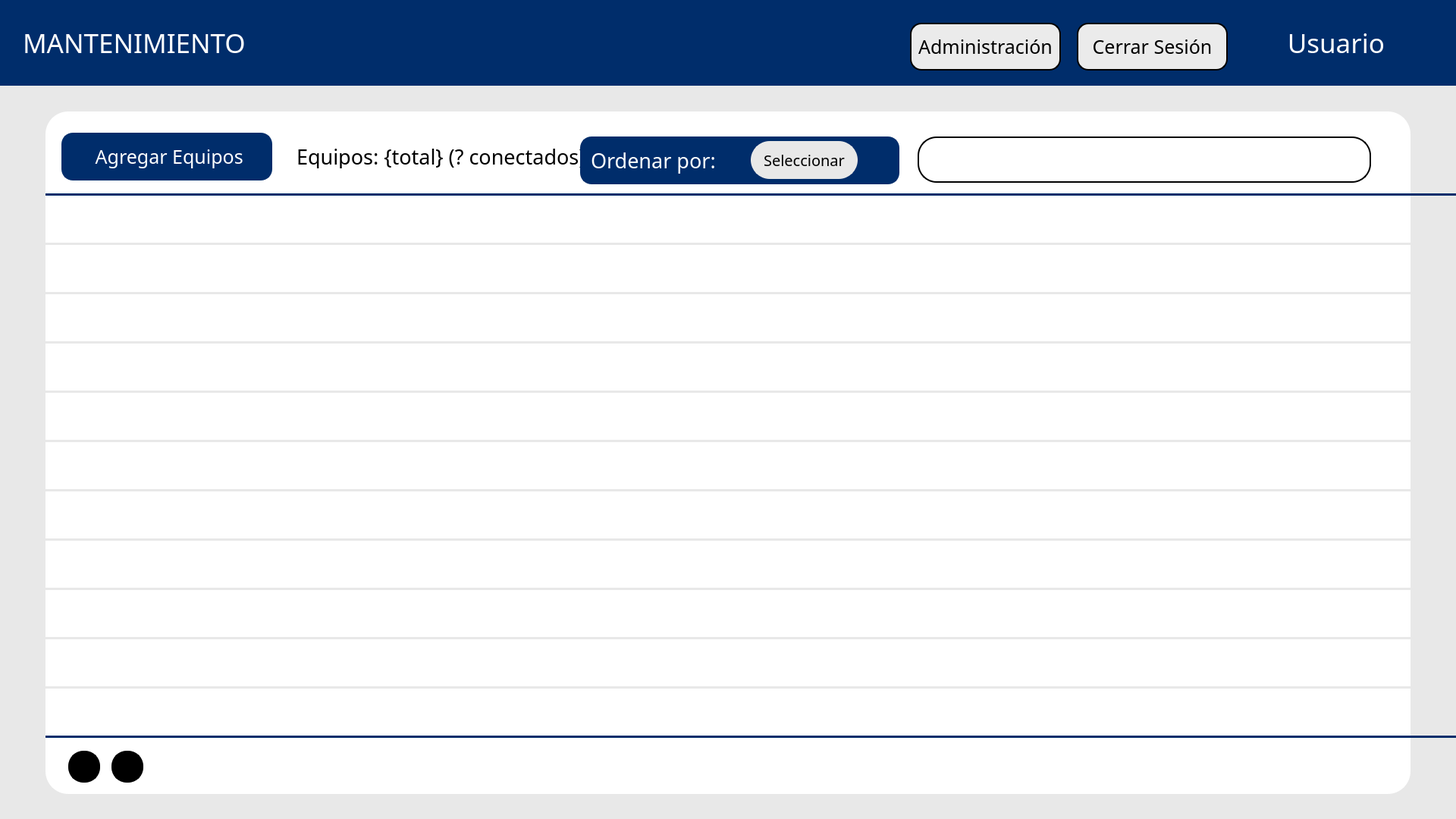
<?xml version="1.0" encoding="UTF-8"?>
<ui version="4.0">
 <class>Widget</class>
 <widget class="QWidget" name="Widget">
  <property name="geometry">
   <rect>
    <x>0</x>
    <y>0</y>
    <width>1920</width>
    <height>1080</height>
   </rect>
  </property>
  <property name="windowTitle">
   <string>Widget</string>
  </property>
  <widget class="QLabel" name="label_3">
   <property name="geometry">
    <rect>
     <x>0</x>
     <y>0</y>
     <width>1920</width>
     <height>113</height>
    </rect>
   </property>
   <property name="styleSheet">
    <string notr="true">background-color: rgb(0, 45, 107);</string>
   </property>
   <property name="text">
    <string/>
   </property>
   <property name="scaledContents">
    <bool>false</bool>
   </property>
  </widget>
  <widget class="QLabel" name="label_4">
   <property name="geometry">
    <rect>
     <x>0</x>
     <y>113</y>
     <width>1920</width>
     <height>967</height>
    </rect>
   </property>
   <property name="styleSheet">
    <string notr="true">background-color: #e8e8e8; </string>
   </property>
   <property name="text">
    <string/>
   </property>
   <property name="scaledContents">
    <bool>false</bool>
   </property>
  </widget>
  <widget class="QLabel" name="label_5">
   <property name="geometry">
    <rect>
     <x>918</x>
     <y>14</y>
     <width>85</width>
     <height>85</height>
    </rect>
   </property>
   <property name="styleSheet">
    <string notr="true"/>
   </property>
   <property name="text">
    <string/>
   </property>
   <property name="pixmap">
    <pixmap>logo.png</pixmap>
   </property>
   <property name="scaledContents">
    <bool>true</bool>
   </property>
  </widget>
  <widget class="QPushButton" name="botonAgregar">
   <property name="geometry">
    <rect>
     <x>81</x>
     <y>175</y>
     <width>278</width>
     <height>63</height>
    </rect>
   </property>
   <property name="font">
    <font>
     <family>icon-ui</family>
     <pointsize>19</pointsize>
    </font>
   </property>
   <property name="styleSheet">
    <string notr="true">background-color: rgb(0, 45, 107);
color: white;

border: 2px solid #002d6b;
border-radius: 15px; /* Bordes redondeados */
padding: 5px;



</string>
   </property>
   <property name="text">
    <string> Agregar Equipos</string>
   </property>
   <property name="icon">
    <iconset>
     <normaloff>c.png</normaloff>c.png</iconset>
   </property>
  </widget>
  <widget class="QLabel" name="label_12">
   <property name="geometry">
    <rect>
     <x>30</x>
     <y>36</y>
     <width>361</width>
     <height>41</height>
    </rect>
   </property>
   <property name="font">
    <font>
     <family>icon-ui</family>
     <pointsize>26</pointsize>
    </font>
   </property>
   <property name="styleSheet">
    <string notr="true">color: white;</string>
   </property>
   <property name="text">
    <string>MANTENIMIENTO</string>
   </property>
   <property name="alignment">
    <set>Qt::AlignmentFlag::AlignLeading|Qt::AlignmentFlag::AlignLeft|Qt::AlignmentFlag::AlignVCenter</set>
   </property>
  </widget>
  <widget class="QLabel" name="label_13">
   <property name="geometry">
    <rect>
     <x>1700</x>
     <y>36</y>
     <width>126</width>
     <height>41</height>
    </rect>
   </property>
   <property name="font">
    <font>
     <family>icon-ui</family>
     <pointsize>26</pointsize>
    </font>
   </property>
   <property name="styleSheet">
    <string notr="true">color: white;</string>
   </property>
   <property name="text">
    <string>Usuario</string>
   </property>
   <property name="alignment">
    <set>Qt::AlignmentFlag::AlignRight|Qt::AlignmentFlag::AlignTrailing|Qt::AlignmentFlag::AlignVCenter</set>
   </property>
  </widget>
  <widget class="QLabel" name="label_7">
   <property name="geometry">
    <rect>
     <x>1836</x>
     <y>29</y>
     <width>56</width>
     <height>56</height>
    </rect>
   </property>
   <property name="styleSheet">
    <string notr="true"/>
   </property>
   <property name="text">
    <string/>
   </property>
   <property name="pixmap">
    <pixmap>perfil-de-usuario.png</pixmap>
   </property>
   <property name="scaledContents">
    <bool>true</bool>
   </property>
  </widget>
  <widget class="QLabel" name="label_14">
   <property name="geometry">
    <rect>
     <x>391</x>
     <y>190</y>
     <width>381</width>
     <height>32</height>
    </rect>
   </property>
   <property name="font">
    <font>
     <family>icon-ui</family>
     <pointsize>20</pointsize>
    </font>
   </property>
   <property name="styleSheet">
    <string notr="true">color: black;</string>
   </property>
   <property name="text">
    <string>Equipos: {total} (? conectados)</string>
   </property>
   <property name="alignment">
    <set>Qt::AlignmentFlag::AlignLeading|Qt::AlignmentFlag::AlignLeft|Qt::AlignmentFlag::AlignVCenter</set>
   </property>
  </widget>
  <widget class="QLabel" name="label">
   <property name="geometry">
    <rect>
     <x>60</x>
     <y>255</y>
     <width>1920</width>
     <height>3</height>
    </rect>
   </property>
   <property name="styleSheet">
    <string notr="true">background-color: rgb(0, 45, 107);</string>
   </property>
   <property name="text">
    <string/>
   </property>
  </widget>
  <widget class="QLabel" name="label_2">
   <property name="geometry">
    <rect>
     <x>60</x>
     <y>320</y>
     <width>1920</width>
     <height>3</height>
    </rect>
   </property>
   <property name="styleSheet">
    <string notr="true">background-color: rgb(232, 232, 232);</string>
   </property>
   <property name="text">
    <string/>
   </property>
  </widget>
  <widget class="QLabel" name="label_10">
   <property name="geometry">
    <rect>
     <x>60</x>
     <y>385</y>
     <width>1920</width>
     <height>3</height>
    </rect>
   </property>
   <property name="styleSheet">
    <string notr="true">background-color: rgb(232, 232, 232);</string>
   </property>
   <property name="text">
    <string/>
   </property>
  </widget>
  <widget class="QLabel" name="label_11">
   <property name="geometry">
    <rect>
     <x>60</x>
     <y>515</y>
     <width>1920</width>
     <height>3</height>
    </rect>
   </property>
   <property name="styleSheet">
    <string notr="true">background-color: rgb(232, 232, 232);</string>
   </property>
   <property name="text">
    <string/>
   </property>
  </widget>
  <widget class="QLabel" name="label_9">
   <property name="geometry">
    <rect>
     <x>60</x>
     <y>450</y>
     <width>1920</width>
     <height>3</height>
    </rect>
   </property>
   <property name="styleSheet">
    <string notr="true">background-color: rgb(232, 232, 232);</string>
   </property>
   <property name="text">
    <string/>
   </property>
  </widget>
  <widget class="QLabel" name="label_15">
   <property name="geometry">
    <rect>
     <x>60</x>
     <y>645</y>
     <width>1920</width>
     <height>3</height>
    </rect>
   </property>
   <property name="styleSheet">
    <string notr="true">background-color: rgb(232, 232, 232);</string>
   </property>
   <property name="text">
    <string/>
   </property>
  </widget>
  <widget class="QLabel" name="label_16">
   <property name="geometry">
    <rect>
     <x>60</x>
     <y>580</y>
     <width>1920</width>
     <height>3</height>
    </rect>
   </property>
   <property name="styleSheet">
    <string notr="true">background-color: rgb(232, 232, 232);</string>
   </property>
   <property name="text">
    <string/>
   </property>
  </widget>
  <widget class="QLabel" name="label_17">
   <property name="geometry">
    <rect>
     <x>60</x>
     <y>710</y>
     <width>1920</width>
     <height>3</height>
    </rect>
   </property>
   <property name="styleSheet">
    <string notr="true">background-color: rgb(232, 232, 232);</string>
   </property>
   <property name="text">
    <string/>
   </property>
  </widget>
  <widget class="QLabel" name="label_18">
   <property name="geometry">
    <rect>
     <x>60</x>
     <y>775</y>
     <width>1920</width>
     <height>3</height>
    </rect>
   </property>
   <property name="styleSheet">
    <string notr="true">background-color: rgb(232, 232, 232);</string>
   </property>
   <property name="text">
    <string/>
   </property>
  </widget>
  <widget class="QLabel" name="label_19">
   <property name="geometry">
    <rect>
     <x>60</x>
     <y>840</y>
     <width>1920</width>
     <height>3</height>
    </rect>
   </property>
   <property name="styleSheet">
    <string notr="true">background-color: rgb(232, 232, 232);</string>
   </property>
   <property name="text">
    <string/>
   </property>
  </widget>
  <widget class="QLabel" name="label_20">
   <property name="geometry">
    <rect>
     <x>60</x>
     <y>970</y>
     <width>1920</width>
     <height>3</height>
    </rect>
   </property>
   <property name="styleSheet">
    <string notr="true">background-color: rgb(0, 45, 107);</string>
   </property>
   <property name="text">
    <string/>
   </property>
  </widget>
  <widget class="QLabel" name="label_21">
   <property name="geometry">
    <rect>
     <x>60</x>
     <y>905</y>
     <width>1920</width>
     <height>3</height>
    </rect>
   </property>
   <property name="styleSheet">
    <string notr="true">background-color: rgb(232, 232, 232);</string>
   </property>
   <property name="text">
    <string/>
   </property>
  </widget>
  <widget class="QPushButton" name="botonEditar1">
   <property name="geometry">
    <rect>
     <x>90</x>
     <y>990</y>
     <width>42</width>
     <height>42</height>
    </rect>
   </property>
   <property name="font">
    <font>
     <family>icon-ui</family>
     <pointsize>19</pointsize>
    </font>
   </property>
   <property name="styleSheet">
    <string notr="true">background-color: black;

border: 2px solid black;
border-radius: 20px; /* Bordes redondeados */
padding: 5px;</string>
   </property>
   <property name="text">
    <string/>
   </property>
   <property name="icon">
    <iconset>
     <normaloff>edit.png</normaloff>edit.png</iconset>
   </property>
  </widget>
  <widget class="QPushButton" name="botonSacar1">
   <property name="geometry">
    <rect>
     <x>147</x>
     <y>990</y>
     <width>42</width>
     <height>42</height>
    </rect>
   </property>
   <property name="font">
    <font>
     <family>icon-ui</family>
     <pointsize>19</pointsize>
    </font>
   </property>
   <property name="styleSheet">
    <string notr="true">background-color: black;

border: 2px solid black;
border-radius: 20px; /* Bordes redondeados */
padding: 5px;</string>
   </property>
   <property name="text">
    <string/>
   </property>
   <property name="icon">
    <iconset>
     <normaloff>close.png</normaloff>close.png</iconset>
   </property>
  </widget>
  <widget class="QLabel" name="label_24">
   <property name="geometry">
    <rect>
     <x>1210</x>
     <y>180</y>
     <width>598</width>
     <height>61</height>
    </rect>
   </property>
   <property name="font">
    <font>
     <family>icon-ui</family>
     <pointsize>20</pointsize>
    </font>
   </property>
   <property name="styleSheet">
    <string notr="true">color: white;
background-color: white;

border: 2px solid black;
border-radius: 25px; /* Bordes redondeados */
padding: 5px;</string>
   </property>
   <property name="text">
    <string/>
   </property>
   <property name="alignment">
    <set>Qt::AlignmentFlag::AlignLeading|Qt::AlignmentFlag::AlignLeft|Qt::AlignmentFlag::AlignVCenter</set>
   </property>
  </widget>
  <widget class="QLineEdit" name="lineEdit">
   <property name="geometry">
    <rect>
     <x>1261</x>
     <y>198</y>
     <width>501</width>
     <height>31</height>
    </rect>
   </property>
   <property name="styleSheet">
    <string notr="true">color: black;
background-color: white;

border: 2px solid white;
border-radius: 25px; /* Bordes redondeados */
padding: 5px;

font-size:15px;</string>
   </property>
  </widget>
  <widget class="QLabel" name="label_22">
   <property name="geometry">
    <rect>
     <x>765</x>
     <y>180</y>
     <width>421</width>
     <height>63</height>
    </rect>
   </property>
   <property name="font">
    <font>
     <family>icon-ui</family>
     <pointsize>20</pointsize>
    </font>
   </property>
   <property name="styleSheet">
    <string notr="true">color: white;
background-color: rgb(0, 45, 107);

border: 2px solid #002d6b;
border-radius: 15px; /* Bordes redondeados */
padding: 5px;</string>
   </property>
   <property name="text">
    <string>Ordenar por:</string>
   </property>
   <property name="alignment">
    <set>Qt::AlignmentFlag::AlignLeading|Qt::AlignmentFlag::AlignLeft|Qt::AlignmentFlag::AlignVCenter</set>
   </property>
  </widget>
  <widget class="QPushButton" name="botonOrdenar1">
   <property name="geometry">
    <rect>
     <x>990</x>
     <y>186</y>
     <width>141</width>
     <height>50</height>
    </rect>
   </property>
   <property name="font">
    <font>
     <family>icon-ui</family>
     <pointsize>-1</pointsize>
    </font>
   </property>
   <property name="styleSheet">
    <string notr="true">background-color: #e8e8e8;
font-size:20px;
color:black;


border: 2px solid #e8e8e8;
border-radius: 25px; /* Bordes redondeados */
padding: 5px;</string>
   </property>
   <property name="text">
    <string>Seleccionar</string>
   </property>
   <property name="icon">
    <iconset>
     <normaloff>down_arrow.png</normaloff>down_arrow.png</iconset>
   </property>
  </widget>
  <widget class="QPushButton" name="botonBorrar">
   <property name="geometry">
    <rect>
     <x>1771</x>
     <y>198</y>
     <width>21</width>
     <height>31</height>
    </rect>
   </property>
   <property name="font">
    <font>
     <family>icon-ui</family>
     <pointsize>19</pointsize>
    </font>
   </property>
   <property name="styleSheet">
    <string notr="true">color: white;
background-color: white;

border: 2px solid white;
border-radius: 20px; /* Bordes redondeados */
padding: 5px;</string>
   </property>
   <property name="text">
    <string/>
   </property>
   <property name="icon">
    <iconset>
     <normaloff>close2.png</normaloff>close2.png</iconset>
   </property>
   <property name="iconSize">
    <size>
     <width>16</width>
     <height>16</height>
    </size>
   </property>
  </widget>
  <widget class="QPushButton" name="botonBuscar">
   <property name="geometry">
    <rect>
     <x>1221</x>
     <y>193</y>
     <width>31</width>
     <height>41</height>
    </rect>
   </property>
   <property name="font">
    <font>
     <family>icon-ui</family>
     <pointsize>19</pointsize>
    </font>
   </property>
   <property name="styleSheet">
    <string notr="true">color: white;
background-color: white;

border: 2px solid white;
border-radius: 20px; /* Bordes redondeados */
padding: 5px;</string>
   </property>
   <property name="text">
    <string/>
   </property>
   <property name="icon">
    <iconset>
     <normaloff>search.png</normaloff>search.png</iconset>
   </property>
   <property name="iconSize">
    <size>
     <width>31</width>
     <height>31</height>
    </size>
   </property>
  </widget>
  <widget class="QPushButton" name="botonLogOut">
   <property name="geometry">
    <rect>
     <x>1420</x>
     <y>30</y>
     <width>199</width>
     <height>63</height>
    </rect>
   </property>
   <property name="font">
    <font>
     <family>icon-ui</family>
     <pointsize>19</pointsize>
    </font>
   </property>
   <property name="styleSheet">
    <string notr="true">border: 2px solid #000000;
border-radius: 15px; /* Bordes redondeados */
padding: 5px;

color: black;
background-color: #ebebeb;</string>
   </property>
   <property name="text">
    <string>Cerrar Sesión</string>
   </property>
  </widget>
  <widget class="QPushButton" name="botonAdmin">
   <property name="geometry">
    <rect>
     <x>1200</x>
     <y>30</y>
     <width>199</width>
     <height>63</height>
    </rect>
   </property>
   <property name="font">
    <font>
     <family>icon-ui</family>
     <pointsize>19</pointsize>
    </font>
   </property>
   <property name="styleSheet">
    <string notr="true">border: 2px solid #000000;
border-radius: 15px; /* Bordes redondeados */
padding: 5px;

color: black;
background-color: #ebebeb;</string>
   </property>
   <property name="text">
    <string>Administración</string>
   </property>
  </widget>
  <widget class="QTableWidget" name="tableWidget">
   <property name="geometry">
    <rect>
     <x>60</x>
     <y>147</y>
     <width>1800</width>
     <height>900</height>
    </rect>
   </property>
   <property name="styleSheet">
    <string notr="true">background-color: white;
    border: 2px solid #ffffff;
    border-radius: 30px; /* Bordes redondeados */
    padding: 5px;</string>
   </property>
  </widget>
  <zorder>label_4</zorder>
  <zorder>tableWidget</zorder>
  <zorder>label_3</zorder>
  <zorder>label_5</zorder>
  <zorder>botonAgregar</zorder>
  <zorder>label_12</zorder>
  <zorder>label_13</zorder>
  <zorder>label_7</zorder>
  <zorder>label_14</zorder>
  <zorder>label</zorder>
  <zorder>label_2</zorder>
  <zorder>label_10</zorder>
  <zorder>label_11</zorder>
  <zorder>label_9</zorder>
  <zorder>label_15</zorder>
  <zorder>label_16</zorder>
  <zorder>label_17</zorder>
  <zorder>label_18</zorder>
  <zorder>label_19</zorder>
  <zorder>label_20</zorder>
  <zorder>label_21</zorder>
  <zorder>botonEditar1</zorder>
  <zorder>botonSacar1</zorder>
  <zorder>label_24</zorder>
  <zorder>lineEdit</zorder>
  <zorder>label_22</zorder>
  <zorder>botonOrdenar1</zorder>
  <zorder>botonBorrar</zorder>
  <zorder>botonBuscar</zorder>
  <zorder>botonLogOut</zorder>
  <zorder>botonAdmin</zorder>
 </widget>
 <resources/>
 <connections/>
</ui>
